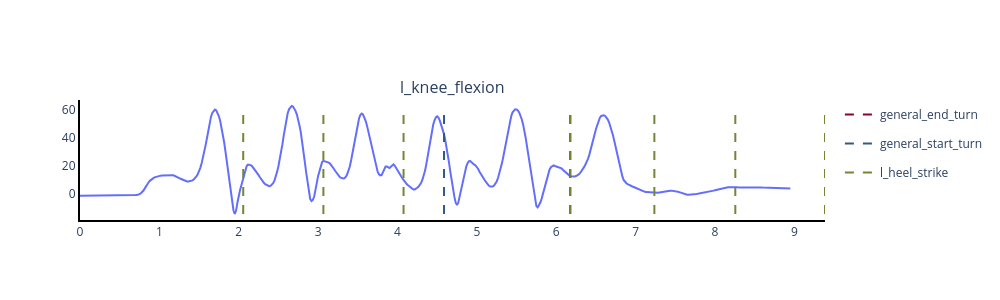

Write notebook code for a chart like this one.
### Code cell
import mh_toolbox.base.eurobench_element as eb

# Yaml files are in a different folder
# filename = '/Users/jorge/Documents/Coding/Projects/personal-projects/motion-hub-toolbox/docs/tutorials/neuromark/xsens/subject_07_cond_04_run_02_jointAngles.csv'
# events = '/Users/jorge/Documents/Coding/Projects/personal-projects/motion-hub-toolbox/docs/tutorials/neuromark/vicon/subject_07_cond_04_run_02_gaitEvents.yaml'
# info = '/Users/jorge/Documents/Coding/Projects/personal-projects/motion-hub-toolbox/docs/tutorials/neuromark/vicon/subject_07_cond_04_run_02_Info.yaml'
filename = '/Users/jorge/Documents/Coding/Projects/personal-projects/motion-hub-toolbox/docs/tutorials/neuromark/xsens/subject_07_cond_02_run_02_jointAngles.csv'
events = '/Users/jorge/Documents/Coding/Projects/personal-projects/motion-hub-toolbox/docs/tutorials/neuromark/vicon/subject_07_cond_02_run_02_gaitEvents.proc_carlota.yaml'
info = '/Users/jorge/Documents/Coding/Projects/personal-projects/motion-hub-toolbox/docs/tutorials/neuromark/vicon/subject_07_cond_02_run_02_Info.yaml'

data = eb.EurobenchElement(key_id='acceleration')

data.initialize(data_filename=filename, events_filename=events, info_filename=info)

# print(data.get_data())
# print(data.get_info())
# print(data.get_events_as_lists())

print(data.get_time_data()[-1] - data.get_time_data()[0])

data.delay_events(-first_time)
print(data.get_events())

_ = data.plot_eurobench_element(bool_show=True, bool_events=True, 
                                cols_to_plot=['l_knee_flexion'], 
                                events_to_plot=['l_heel_strike', 'general_start_turn', 'general_end_turn'],
                                bool_save=False,
                                save_filename='test')

### Figure 1 — Plotly figure (JSON) as saved in the notebook; plotly's stock layout.template omitted (floating-point values rounded to 4 significant figures; data arrays with more than 128 entries replaced by an {"elided": "..."} marker saying what was removed)
{"data": [{"mode": "lines", "showlegend": false, "x": {"elided": "538 float values"}, "y": {"elided": "538 float values"}, "type": "scatter", "xaxis": "x", "yaxis": "y"}, {"hoverinfo": "text", "hovertext": "general_end_turn", "legendgroup": "general_end_turn", "line": {"color": "#8c0034", "dash": "dash", "width": 2}, "mode": "lines", "name": "general_end_turn", "showlegend": true, "x": [6.176, 6.176], "y": [-13.99, 62.38], "type": "scatter", "xaxis": "x", "yaxis": "y"}, {"hoverinfo": "text", "hovertext": "general_start_turn", "legendgroup": "general_start_turn", "line": {"color": "#2e5a88", "dash": "dash", "width": 2}, "mode": "lines", "name": "general_start_turn", "showlegend": true, "x": [4.587, 4.587], "y": [-13.99, 62.38], "type": "scatter", "xaxis": "x", "yaxis": "y"}, {"hoverinfo": "text", "hovertext": "l_heel_strike", "legendgroup": "l_heel_strike", "line": {"color": "#728639", "dash": "dash", "width": 2}, "mode": "lines", "name": "l_heel_strike", "showlegend": true, "x": [2.057, 2.057], "y": [-13.99, 62.38], "type": "scatter", "xaxis": "x", "yaxis": "y"}, {"hoverinfo": "text", "hovertext": "l_heel_strike", "legendgroup": "l_heel_strike", "line": {"color": "#728639", "dash": "dash", "width": 2}, "mode": "lines", "name": "l_heel_strike", "showlegend": false, "x": [3.066, 3.066], "y": [-13.99, 62.38], "type": "scatter", "xaxis": "x", "yaxis": "y"}, {"hoverinfo": "text", "hovertext": "l_heel_strike", "legendgroup": "l_heel_strike", "line": {"color": "#728639", "dash": "dash", "width": 2}, "mode": "lines", "name": "l_heel_strike", "showlegend": false, "x": [4.077, 4.077], "y": [-13.99, 62.38], "type": "scatter", "xaxis": "x", "yaxis": "y"}, {"hoverinfo": "text", "hovertext": "l_heel_strike", "legendgroup": "l_heel_strike", "line": {"color": "#728639", "dash": "dash", "width": 2}, "mode": "lines", "name": "l_heel_strike", "showlegend": false, "x": [6.176, 6.176], "y": [-13.99, 62.38], "type": "scatter", "xaxis": "x", "yaxis": "y"}, {"hoverinfo": "text", "hovertext": "l_heel_strike", "legendgroup": "l_heel_strike", "line": {"color": "#728639", "dash": "dash", "width": 2}, "mode": "lines", "name": "l_heel_strike", "showlegend": false, "x": [7.237, 7.237], "y": [-13.99, 62.38], "type": "scatter", "xaxis": "x", "yaxis": "y"}, {"hoverinfo": "text", "hovertext": "l_heel_strike", "legendgroup": "l_heel_strike", "line": {"color": "#728639", "dash": "dash", "width": 2}, "mode": "lines", "name": "l_heel_strike", "showlegend": false, "x": [8.257, 8.257], "y": [-13.99, 62.38], "type": "scatter", "xaxis": "x", "yaxis": "y"}, {"hoverinfo": "text", "hovertext": "l_heel_strike", "legendgroup": "l_heel_strike", "line": {"color": "#728639", "dash": "dash", "width": 2}, "mode": "lines", "name": "l_heel_strike", "showlegend": false, "x": [9.386, 9.386], "y": [-13.99, 62.38], "type": "scatter", "xaxis": "x", "yaxis": "y"}], "layout": {"xaxis": {"anchor": "y", "domain": [0.0, 1.0], "showline": true, "linewidth": 2, "linecolor": "black"}, "yaxis": {"anchor": "x", "domain": [0.0, 1.0], "showline": true, "linewidth": 2, "linecolor": "black"}, "annotations": [{"font": {"size": 16}, "showarrow": false, "text": "l_knee_flexion", "x": 0.5, "xanchor": "center", "xref": "paper", "y": 1.0, "yanchor": "bottom", "yref": "paper"}], "title": {"text": ""}, "height": 300, "width": 1000, "plot_bgcolor": "white", "showlegend": true}}
